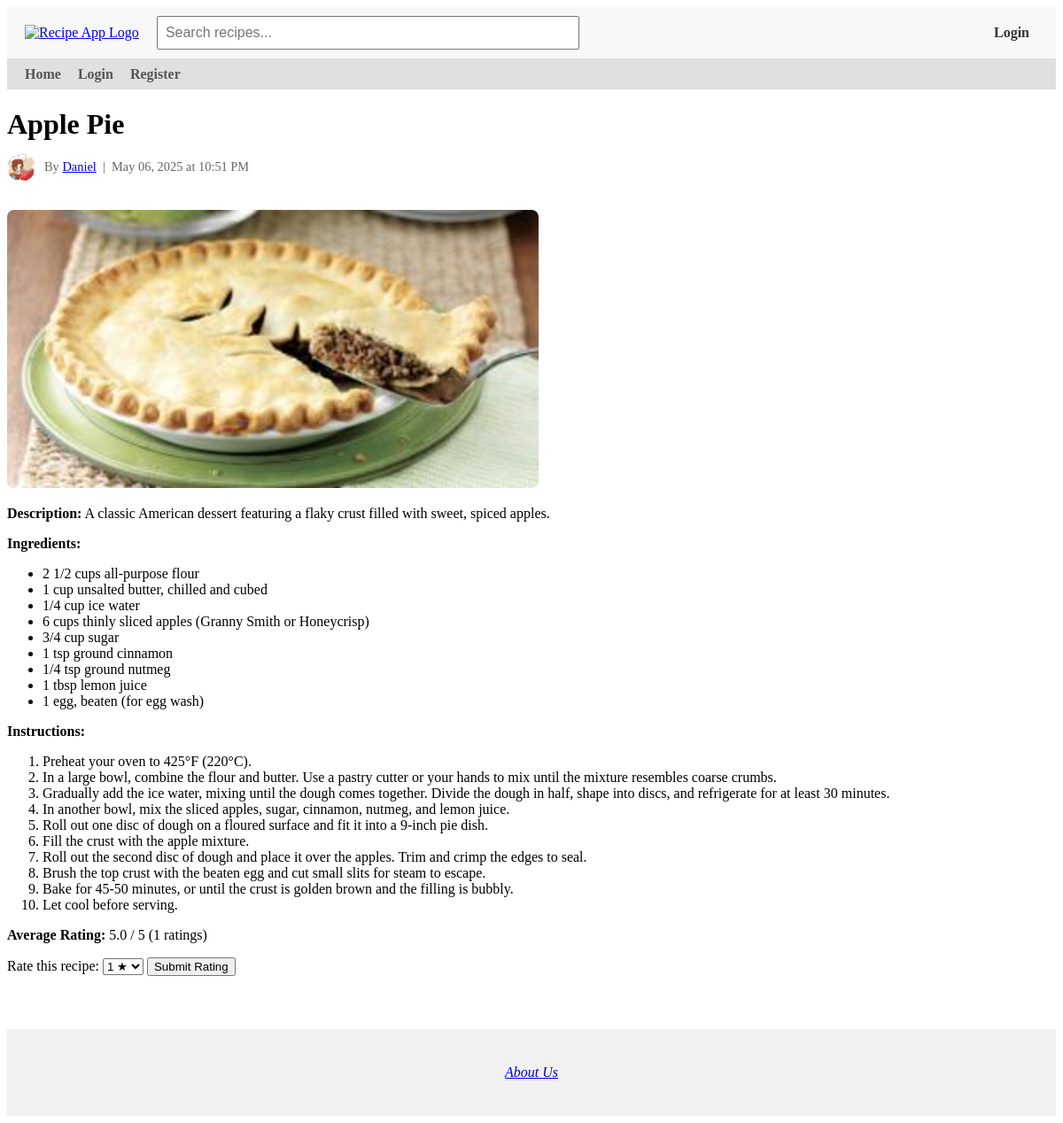
Page /recipe/3 on the earlier database version.
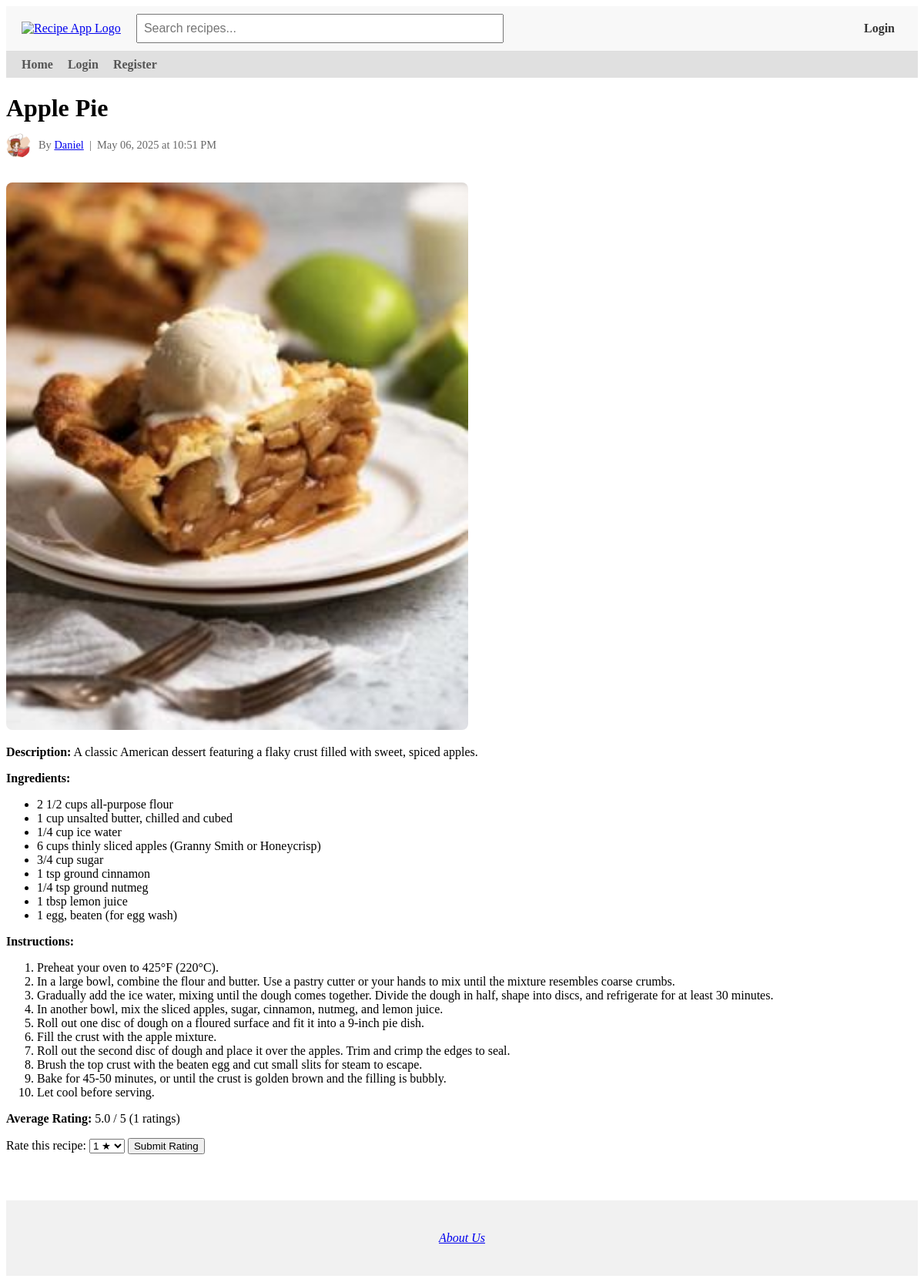
Same page on the later database version.
### app/models.py (models this page shows)
class Recipe(db.Model):
    id = db.Column(db.Integer, primary_key=True)
    title = db.Column(db.String(100), nullable=False)
    description = db.Column(db.Text, nullable=False)
    ingredients = db.Column(db.Text, nullable=True)
    instructions = db.Column(db.Text, nullable=True)
    image_filename = db.Column(db.String(120), nullable=True)
    created = db.Column(db.DateTime, default=get_local_time)
    user_id = db.Column(db.Integer, db.ForeignKey('user.id'), nullable=False)
    rating_sum = db.Column(db.Integer, default=0)
    rating_count = db.Column(db.Integer, default=0)
    user = db.relationship('User', backref=db.backref('user_recipes', lazy=True))
    @property
    def average_rating(self):
        if not self.rating_count or not self.rating_sum:
            return None
        return round(self.rating_sum / self.rating_count, 1)

### app/routes.py (the view)
@app.route('/recipe/<int:id>')
def recipe_details(id):
    recipe = Recipe.query.get_or_404(id)
    return render_template('recipe_details.html', recipe=recipe)

### app/routes.py (called while the page is built)
@app.context_processor
def inject_user():
    return dict(current_user=current_user)

### app/templates/recipe_details.html (shortened to what this page needs)
{% extends "base.html" %}
{% block content %}
<h1>{{ recipe.title }}</h1>
<div style="display: flex; align-items: center; gap: 10px; font-size: 0.9em; color: #666; margin-top: -8px; margin-bottom: 16px;">
    {% set profile_img = recipe.user.profile.image_filename if recipe.user.profile and recipe.user.profile.image_filename else 'default_profile.png' %}
    <img src="{{ url_for('static', filename='uploads/' + profile_img) }}"
         alt="Profile image"
         style="width: 32px; height: 32px; object-fit: cover; border-radius: 50%;">
    <span>
        By <a href="{{ url_for('public_profile', user_id=recipe.user.id) }}">{{ recipe.user.username }}</a>
        &nbsp;|&nbsp; {{ recipe.created.strftime('%B %d, %Y at %I:%M %p') }}
    </span>
</div>
{% if recipe.image_filename %}
    <img src="{{ url_for('static', filename='uploads/' + recipe.image_filename) }}"
         alt="{{ recipe.title }}"
         style="width: 100%; max-width: 600px; height: auto; margin-top: 16px; border-radius: 8px;">
{% endif %}
<p><strong>Description:</strong> {{ recipe.description }}</p>
{% if recipe.ingredients %}
    <p><strong>Ingredients:</strong></p>
    <ul>
        {% for ingredient in recipe.ingredients.split('\n') %}
            <li>{{ ingredient }}</li>
        {% endfor %}
    </ul>
{% endif %}
{% if recipe.instructions %}
    <p><strong>Instructions:</strong></p>
    <ol>
        {% for instruction in recipe.instructions.split('\n') %}
            <li>{{ instruction }}</li>
        {% endfor %}
    </ol>
{% endif %}
<p><strong>Average Rating:</strong>
    {% if recipe.average_rating %}
        {{ recipe.average_rating }} / 5 ({{ recipe.rating_count }} ratings)
    {% else %}
        Not rated yet
    {% endif %}
</p>
<form action="{{ url_for('rate_recipe', id=recipe.id) }}" method="POST">
    <label for="rating">Rate this recipe:</label>
    <select name="rating" id="rating">
        <option value="1">1 ★</option>
    </select>
    <button type="submit">Submit Rating</button>
</form>
{% endblock %}

Differences in the rows shown:
changed Recipe "Apple Pie": image_filename: a different picture
